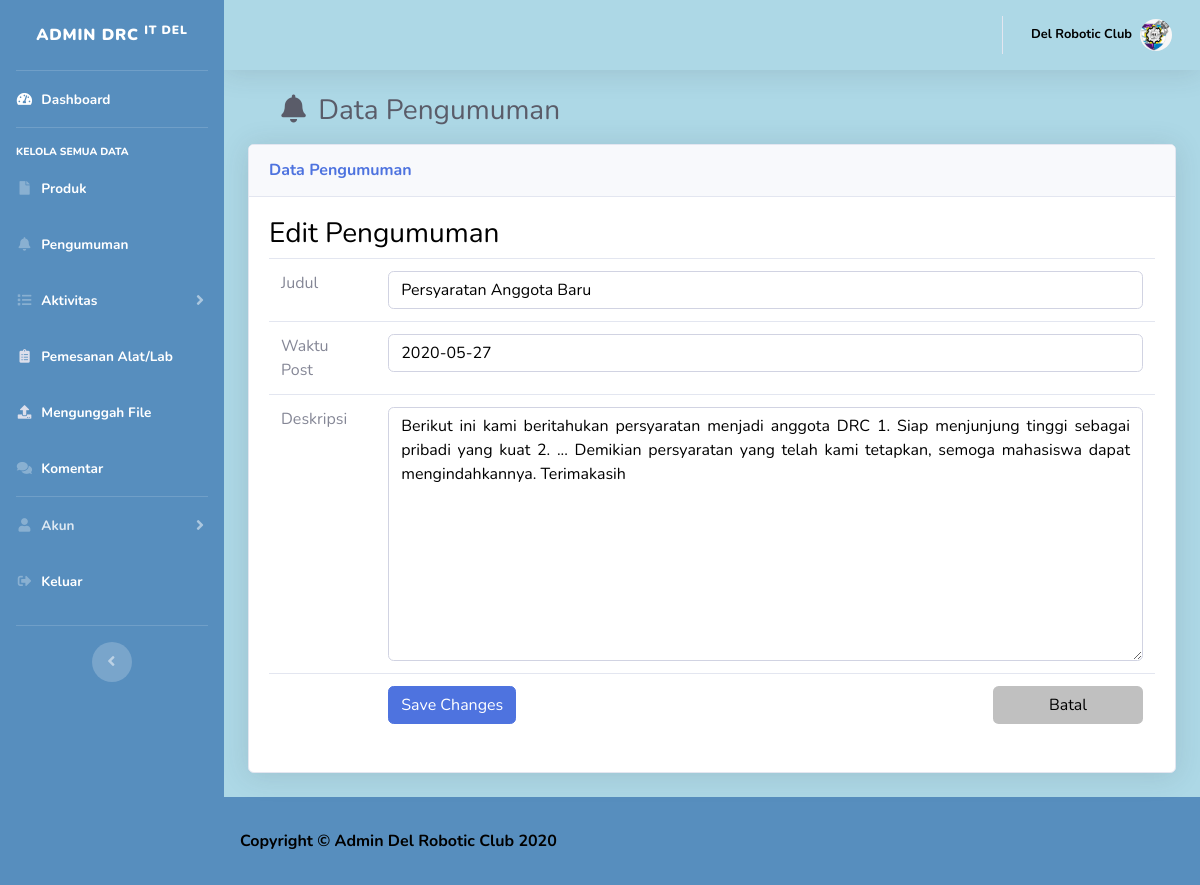
Screenshot of /admin/edit_pengumuman.php?id=2 with the database file from the repository.
### tables this page shows
CREATE TABLE `pengumuman` (
  `id_pengumuman` int(20) NOT NULL,
  `judul` varchar(100) NOT NULL,
  `deskripsi` varchar(500) NOT NULL,
  `waktu` date DEFAULT NULL
);

### admin/edit_pengumuman.php (the view, shortened to what this page needs)
<!DOCTYPE html>
<html lang="en">
	<head>
		<?php
			include 'commons/header.php';
		?>
	</head>
	<body id="page-top">
		<div id="wrapper">
			<div class="container-fluid" style="color:black">
				<h1 style="color:black" class="h3 mb-2 text-gray-800">&emsp;<span class="fas fa-fw fa-bell"></span>&nbsp;Data Pengumuman</h1>
				<div class="card shadow mb-4">
					<div class="card-header py-3">
						<h6 class="m-0 font-weight-bold text-primary">Data Pengumuman</h6>
					</div>
					<div class="card-body">
                        <h3><span class="glyphicon glyphicon-briefcase"></span>  Edit Pengumuman</h3>
						<?php
							$id = $_GET['id'];
							$sql ="SELECT * FROM pengumuman WHERE id_pengumuman = '$id' ORDER BY id_pengumuman";
							$result = mysql_query($sql);
							$d = mysql_num_rows($result);
							$i = 0;
							while ($i < $d){
								$judul = mysql_result($result,$i,"judul");
								$waktu = mysql_result($result,$i,"waktu");
								$deskripsi = mysql_result($result,$i,"deskripsi");
								$i++;
							}
						?>
						<form action="update_pengumuman.php" method="post" enctype="multipart/form-data">
							<table class="table">
								<tr>
									<td>Judul</td>
									<td><input style="color:black" type="text" class="form-control" name="judul" value="<?php echo $judul?>" style="width: 1000px"></td>
								</tr>
								<tr>
									<td>Waktu Post</td>
									<td><input style="color:black" type="text" class="form-control" name="waktu" value="<?php echo $waktu ?>" style="width: 1000px"></td>
								</tr>
								<tr>
									<td>Deskripsi</td>
									<td><textarea name="deskripsi" class="form-control" cols="80%" rows="10" style="color:black;text-align:justify;"><?php echo $deskripsi?></textarea></td>
								</tr>
								<tr>
									<td></td>
									<td><button type="submit" onclick="return confirmUpdate()" class="btn btn-primary">Save Changes</button>
									<a href="pengumuman.php" class="btn btn-default" data-dismiss="modal" style="width:150px;color:black;float:right;background-color:silver;" >Batal</a>
								</td>
								</tr>
							</table>
						</form>
					</div>
				</div>
			</div>
		</div>
	<?php
	    include 'commons/footer.php'
	?>
</body>
</html>

### rows the page displays
pengumuman: judul "Persyaratan Anggota Baru", waktu "2020-05-27", deskripsi "Berikut ini kami beritahukan persyaratan menjadi anggota DRC 1. Siap menjunjung tinggi sebagai pribadi yang kuat 2. ... Demikian persyaratan yang telah kami tetapkan, semoga mahasiswa dapat mengindahkannya. Terimakasih"
